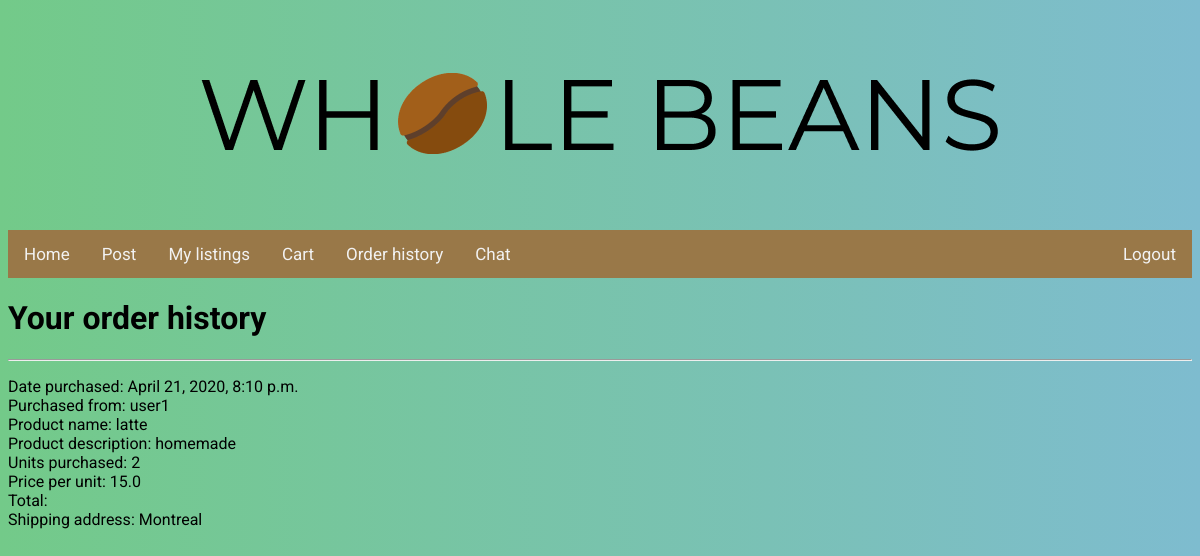
The page /purchaseHistory (signed in) on the database as committed earlier.
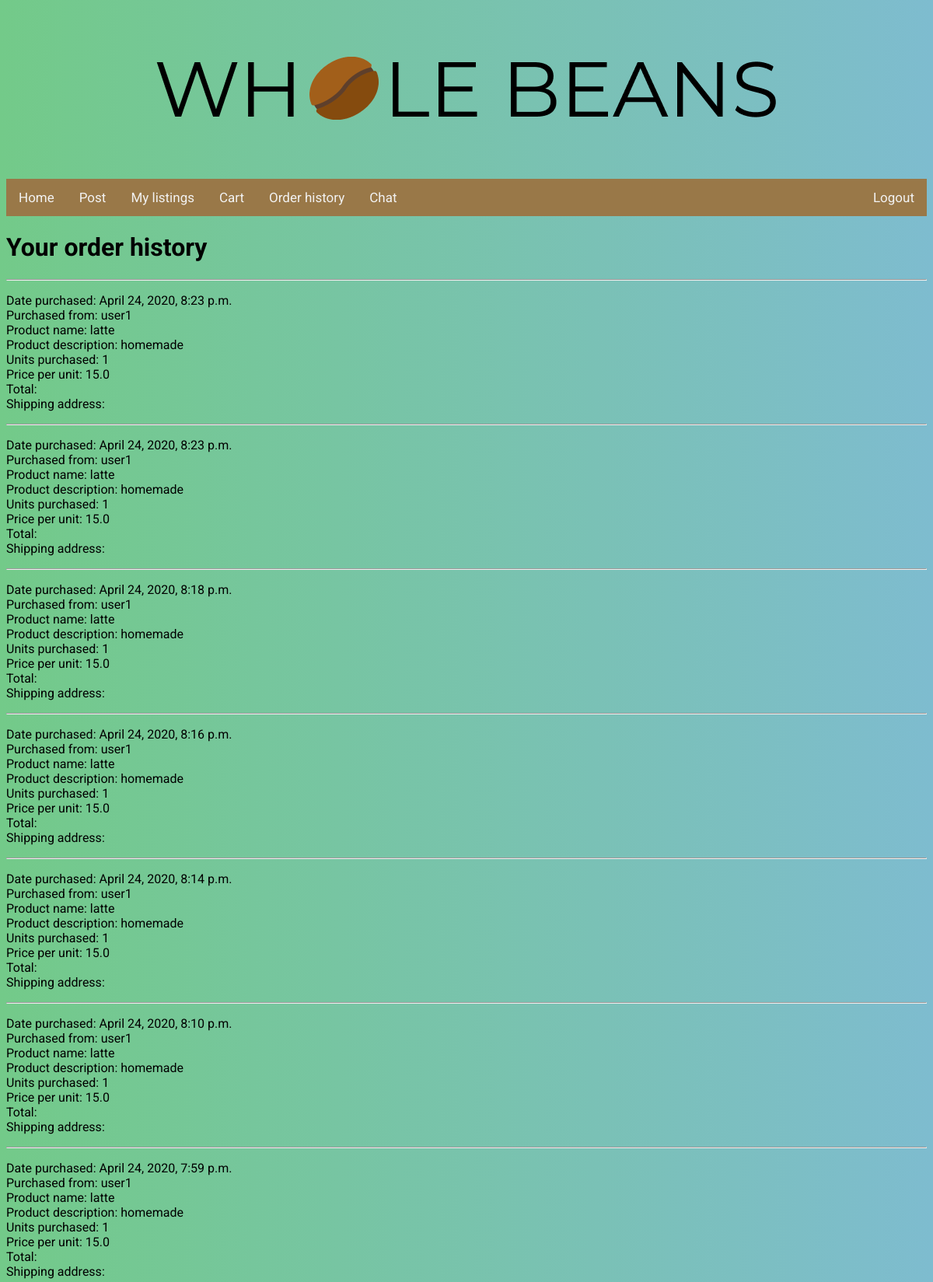
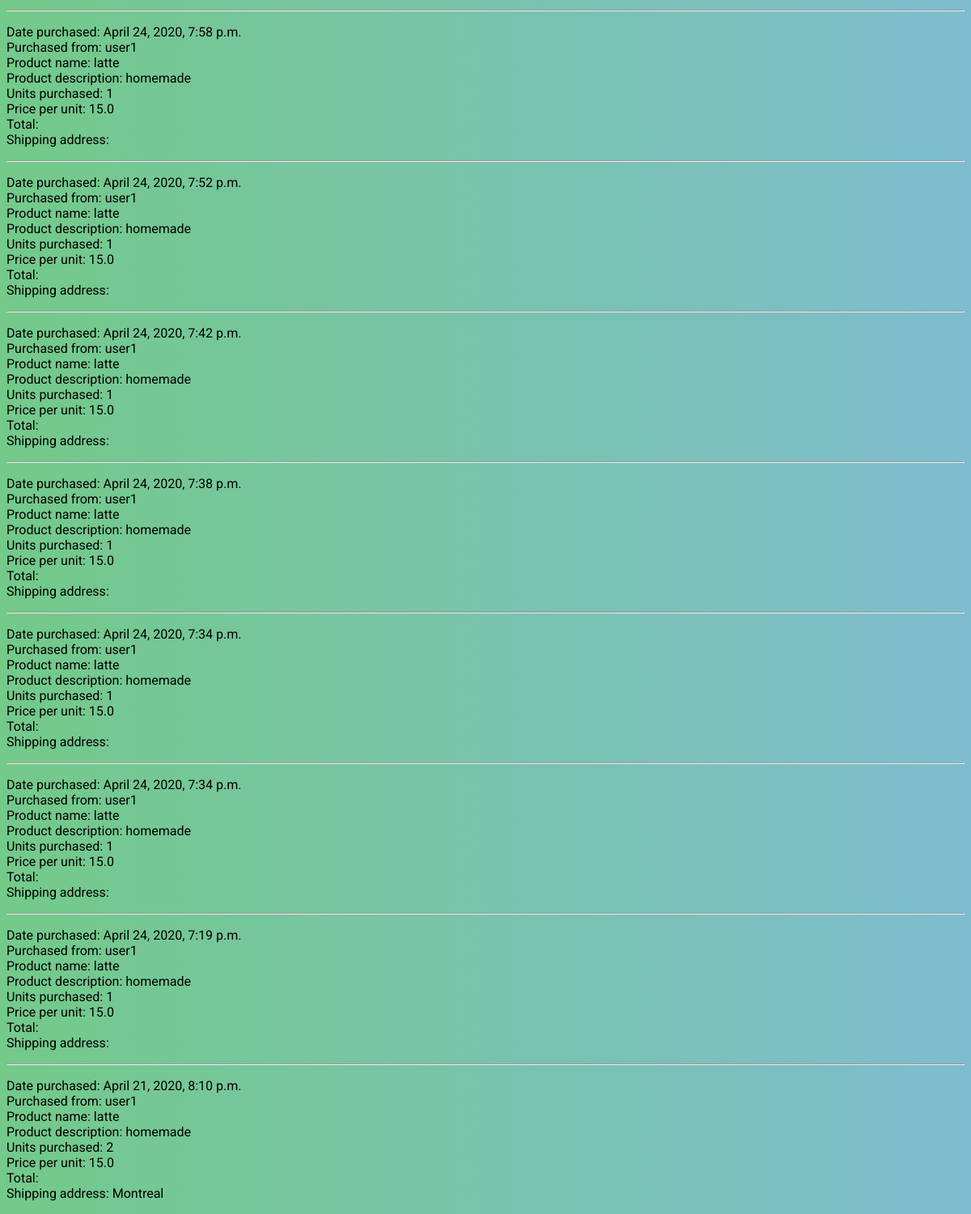
The same page on the database as committed later (2 pictures, top to bottom).
### post/models.py (models this page shows, shortened)
class History(models.Model):
    owner = models.ForeignKey(User, on_delete=models.CASCADE)
    time = models.DateTimeField(auto_now_add=True)
    productName = models.CharField(max_length=100)
    productDescription = models.CharField(max_length=1000)
    productPrice = models.FloatField()
    quantity = models.IntegerField()
    address = models.CharField(max_length=1000, null=True)

### post/views.py (the view)
# urls.py: path('purchaseHistory', views.displayHistory, name='listOrderHistory'),
@login_required
def displayHistory(request):
    context = {}
    history = request.user.history_set.all()
    if not history:
        return render(request, 'post/purchaseHistory.html', context)
    else:
        history = history.order_by('-time')
        context['history'] = history
    return render(request, 'post/purchaseHistory.html', context)

### post/templates/post/purchaseHistory.html (shortened to what this page needs)
{% include "./header.html" %}
<h1> Your order history </h1>
{% if history%}
{% for h in history %}
<hr>
<p>
    Date purchased: {{ h.time }} <br>
    Purchased from: {{ h.owner }} <br>
    Product name: {{ h.productName }} <br>
    Product description: {{ h.productDescription }} <br>
    Units purchased: {{ h.quantity }} <br>
    Price per unit: {{ h.productPrice }} <br>
    Total: {{ h.total }} <br>
    Shipping address: {{ h.address }} <br>
</p>
{% endfor %}
{% endif %}

### post/templates/post/header.html (shortened to what this page needs)
{% load static %}
<html>
<link rel="stylesheet" type="text/css" href="{% static 'post/heading.css' %}">
<img class="center" src="{% static 'photo/whole-beans.png' %}">
<div class="buttons">
    <a class="btn" href=" {% url 'post' %}"> Home </a>
    <a class="btn" href=" {% url 'uploadProduct'%} "> Post </a>
    <a class="btn" href=" {% url 'listmyListings'%}"> My listings </a>
    <a class="btn" href="{% url 'listMyCart' %}"> Cart </a>
    <a class="btn" href=" {% url 'listOrderHistory' %}"> Order history </a>
    <a class="btn" href="{% url 'index' %}"> Chat </a>
    <a class="btn" href=" {% url 'logout' %}" style="float: right"> Logout </a>
</div>

### post/static/post/heading.css (style rules this page uses)
.center { position: relative; margin: 0 auto 10px; padding: 45px; text-align: center; display: block; }
.buttons { background-color: rgb(153, 120, 72); overflow: hidden; }
.buttons a { float: left; color: #f2f2f2; text-align: center; padding: 14px 16px; text-decoration: none; font-size: 17px; }

Rows that differ between the two databases and show on the page:
added History: time "April 24, 2020, 8:23 p.m.", owner "user1", productName "latte", productDescription "homemade", quantity "1", productPrice "15.0"
added History: time "April 24, 2020, 8:23 p.m.", owner "user1", productName "latte", productDescription "homemade", quantity "1", productPrice "15.0"
added History: time "April 24, 2020, 8:18 p.m.", owner "user1", productName "latte", productDescription "homemade", quantity "1", productPrice "15.0"
added History: time "April 24, 2020, 8:16 p.m.", owner "user1", productName "latte", productDescription "homemade", quantity "1", productPrice "15.0"
added History: time "April 24, 2020, 8:14 p.m.", owner "user1", productName "latte", productDescription "homemade", quantity "1", productPrice "15.0"
added History: time "April 24, 2020, 8:10 p.m.", owner "user1", productName "latte", productDescription "homemade", quantity "1", productPrice "15.0"
added History: time "April 24, 2020, 7:59 p.m.", owner "user1", productName "latte", productDescription "homemade", quantity "1", productPrice "15.0"
added History: time "April 24, 2020, 7:58 p.m.", owner "user1", productName "latte", productDescription "homemade", quantity "1", productPrice "15.0"
added History: time "April 24, 2020, 7:52 p.m.", owner "user1", productName "latte", productDescription "homemade", quantity "1", productPrice "15.0"
added History: time "April 24, 2020, 7:42 p.m.", owner "user1", productName "latte", productDescription "homemade", quantity "1", productPrice "15.0"
added History: time "April 24, 2020, 7:38 p.m.", owner "user1", productName "latte", productDescription "homemade", quantity "1", productPrice "15.0"
added History: time "April 24, 2020, 7:34 p.m.", owner "user1", productName "latte", productDescription "homemade", quantity "1", productPrice "15.0"
added History: time "April 24, 2020, 7:34 p.m.", owner "user1", productName "latte", productDescription "homemade", quantity "1", productPrice "15.0"
added History: time "April 24, 2020, 7:19 p.m.", owner "user1", productName "latte", productDescription "homemade", quantity "1", productPrice "15.0"
